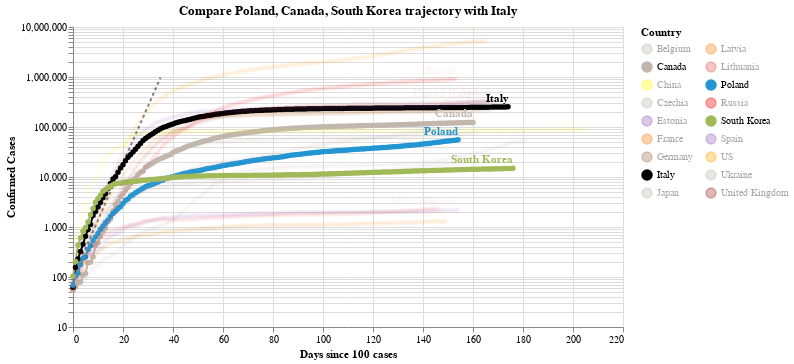

Write notebook code for a chart like this one.
### Code cell
#hide_input
chart3 = make_since_chart(dff2, ['Poland', 'Canada', 'South Korea'], baseline_countries)
chart3

### Figure 1 — Vega-Lite specification as saved in the notebook (floating-point values rounded to 4 significant figures; data arrays with more than 128 entries replaced by an {"elided": "..."} marker saying what was removed)
{"config": {"view": {"continuousWidth": 400, "continuousHeight": 300}}, "layer": [{"data": {"name": "data-628230001892d6798b50651be41d1b3e"}, "mark": {"type": "line", "color": "black", "opacity": 0.5, "strokeDash": [3, 3]}, "encoding": {"x": {"type": "quantitative", "field": "Days since 100 cases"}, "y": {"type": "quantitative", "field": "Confirmed Cases"}}}, {"data": {"name": "data-8abad08d7608dbf7b0980581373dfdcc"}, "mark": {"type": "line", "point": true}, "encoding": {"color": {"type": "nominal", "field": "Country", "legend": {"columns": 2}, "scale": {"domain": ["Belgium", "Canada", "China", "Czechia", "Estonia", "France", "Germany", "Italy", "Japan", "Latvia", "Lithuania", "Poland", "Russia", "South Korea", "Spain", "US", "Ukraine", "United Kingdom"], "range": ["#C1B7AD", "#C1B7AD", "yellow", "#C1B7AD", "#9467bd", "#F58518", "#9D755D", "black", "#C1B7AD", "#F58518", "#E45756", "#2495D3", "red", "#A1BA59", "#9467bd", "orange", "#C1B7AD", "brown"]}}, "opacity": {"condition": {"value": 1, "selection": "selector001"}, "value": 0.05}, "tooltip": [{"type": "nominal", "field": "Country"}, {"type": "temporal", "field": "Date"}, {"type": "quantitative", "field": "Confirmed Cases"}, {"type": "quantitative", "field": "Days since 100 cases"}], "x": {"type": "quantitative", "field": "Days since 100 cases"}, "y": {"type": "quantitative", "field": "Confirmed Cases", "scale": {"type": "log"}}}, "selection": {"selector001": {"type": "multi", "fields": ["Country"], "bind": "legend", "init": [{"Country": "Poland"}, {"Country": "Canada"}, {"Country": "South Korea"}, {"Country": "Italy"}]}}, "width": 550}, {"data": {"name": "data-8abad08d7608dbf7b0980581373dfdcc"}, "mark": {"type": "text", "align": "right", "dy": -8, "fontWeight": "bold"}, "encoding": {"color": {"type": "nominal", "field": "Country", "legend": {"columns": 2}, "scale": {"domain": ["Belgium", "Canada", "China", "Czechia", "Estonia", "France", "Germany", "Italy", "Japan", "Latvia", "Lithuania", "Poland", "Russia", "South Korea", "Spain", "US", "Ukraine", "United Kingdom"], "range": ["#C1B7AD", "#C1B7AD", "yellow", "#C1B7AD", "#9467bd", "#F58518", "#9D755D", "black", "#C1B7AD", "#F58518", "#E45756", "#2495D3", "red", "#A1BA59", "#9467bd", "orange", "#C1B7AD", "brown"]}}, "opacity": {"condition": {"value": 1, "selection": "selector001"}, "value": 0.05}, "text": {"type": "nominal", "field": "Country"}, "tooltip": [{"type": "nominal", "field": "Country"}, {"type": "temporal", "field": "Date"}, {"type": "quantitative", "field": "Confirmed Cases"}, {"type": "quantitative", "field": "Days since 100 cases"}], "x": {"type": "quantitative", "field": "Days since 100 cases"}, "y": {"type": "quantitative", "field": "Confirmed Cases", "scale": {"type": "log"}}}, "transform": [{"filter": "(datum['Date'] >= 1597363200000)"}], "width": 550}], "title": "Compare Poland, Canada, South Korea trajectory with Italy", "$schema": "https://vega.github.io/schema/vega-lite/v4.0.2.json", "datasets": {"data-628230001892d6798b50651be41d1b3e": [{"Days since 100 cases": 0, "Confirmed Cases": 100.0}, {"Days since 100 cases": 1, "Confirmed Cases": 130.0}, {"Days since 100 cases": 2, "Confirmed Cases": 169.0}, {"Days since 100 cases": 3, "Confirmed Cases": 219.7}, {"Days since 100 cases": 4, "Confirmed Cases": 285.6}, {"Days since 100 cases": 5, "Confirmed Cases": 371.3}, {"Days since 100 cases": 6, "Confirmed Cases": 482.7}, {"Days since 100 cases": 7, "Confirmed Cases": 627.5}, {"Days since 100 cases": 8, "Confirmed Cases": 815.7}, {"Days since 100 cases": 9, "Confirmed Cases": 1060.0}, {"Days since 100 cases": 10, "Confirmed Cases": 1379.0}, {"Days since 100 cases": 11, "Confirmed Cases": 1792.0}, {"Days since 100 cases": 12, "Confirmed Cases": 2330.0}, {"Days since 100 cases": 13, "Confirmed Cases": 3029.0}, {"Days since 100 cases": 14, "Confirmed Cases": 3937.0}, {"Days since 100 cases": 15, "Confirmed Cases": 5119.0}, {"Days since 100 cases": 16, "Confirmed Cases": 6654.0}, {"Days since 100 cases": 17, "Confirmed Cases": 8650.0}, {"Days since 100 cases": 18, "Confirmed Cases": 11250.0}, {"Days since 100 cases": 19, "Confirmed Cases": 14620.0}, {"Days since 100 cases": 20, "Confirmed Cases": 19000.0}, {"Days since 100 cases": 21, "Confirmed Cases": 24710.0}, {"Days since 100 cases": 22, "Confirmed Cases": 32120.0}, {"Days since 100 cases": 23, "Confirmed Cases": 41750.0}, {"Days since 100 cases": 24, "Confirmed Cases": 54280.0}, {"Days since 100 cases": 25, "Confirmed Cases": 70560.0}, {"Days since 100 cases": 26, "Confirmed Cases": 91730.0}, {"Days since 100 cases": 27, "Confirmed Cases": 119300.0}, {"Days since 100 cases": 28, "Confirmed Cases": 155000.0}, {"Days since 100 cases": 29, "Confirmed Cases": 201500.0}, {"Days since 100 cases": 30, "Confirmed Cases": 262000.0}, {"Days since 100 cases": 31, "Confirmed Cases": 340600.0}, {"Days since 100 cases": 32, "Confirmed Cases": 442800.0}, {"Days since 100 cases": 33, "Confirmed Cases": 575600.0}, {"Days since 100 cases": 34, "Confirmed Cases": 748300.0}, {"Days since 100 cases": 35, "Confirmed Cases": 972800.0}], "data-8abad08d7608dbf7b0980581373dfdcc": {"elided": "2967 records"}}}
